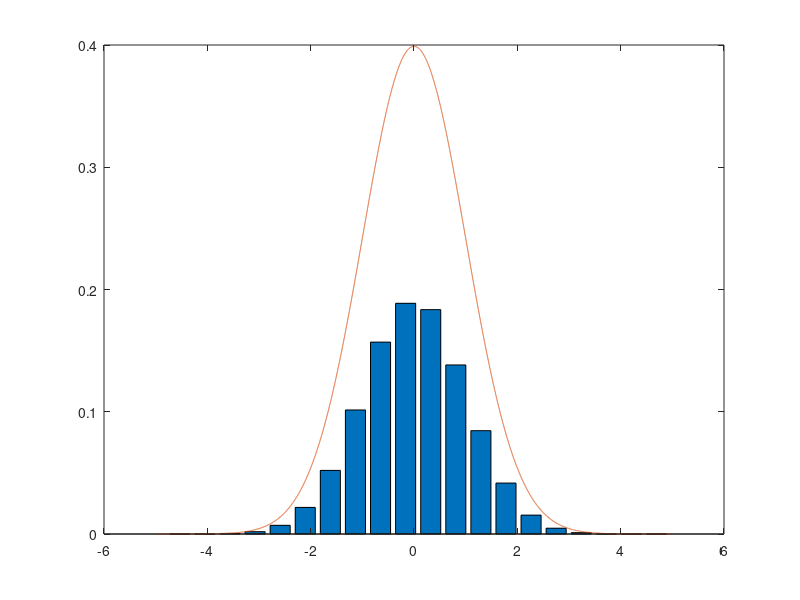

This figure's MATLAB source:
clear all
close all
clc


sigma = 1;
mi = 0;

N = 100000;

X = randn(N, 1) * sigma + mi;




[counts,centers] = hist(X, 20);
bar(centers, counts/sum(counts));

hold on

plot([-5:0.001:5], normpdf([-5:0.001:5]) );
